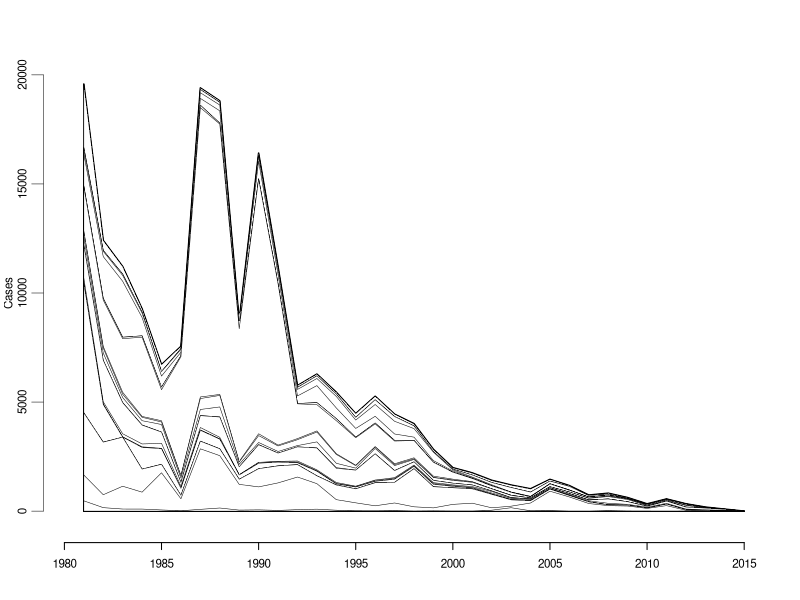

Write R code to recreate this figure.
# Create stacked LAC timeseries of annual data since 1981
ycases = read.csv("data/LAC_cases_yr.csv")
y = 1981:2015
length(y)

# Plot png of decline rabies cases throughout LAC
# png("figs/Declines.png", bg = "transparent", units = 'in', res = 300, width=5, height=3.5)
par(mfrow=c(1,1), mgp=c(1.3, 0.4, 0), lwd=.5, cex=0.7, mgp = c(3,2,1))
plot(ycases$yr[-(1:11)], apply(ycases[-(1:11),1:24], 1, sum), col="black",
     ylim=c(0,20000), axes = FALSE, cex=0.5, lwd=1.5, type="l", ylab = "Cases", xlab="")

polygon(c(1981:2015, 2015:1981),
        y = c(apply(ycases[-(1:11),1:24], 1, sum), rep(0, length(y))),
        col="white", border = "black")

for(i in 23:2){
  polygon(c(1981:2015, 2015:1981),
          y = c(apply(ycases[-(1:11),1:i], 1, sum), rep(0, length(y))),
          col = "white", border="black")
}

# WHEN HOVERING OVER EACH COOUNTRY WOULD IT BE POSSIBLE TO HIGHLIGHT THE POLYGON?
# shade black and thicken line width?


axis(2, tck = -0.025, lwd=0.5)
axis(1)
# dev.off()
